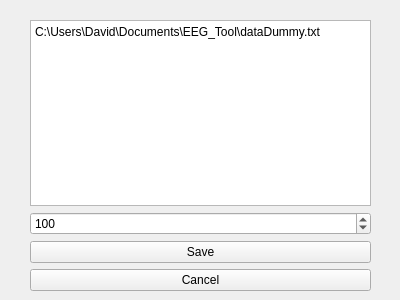
<?xml version="1.0" encoding="UTF-8"?>
<ui version="4.0">
 <class>Settings</class>
 <widget class="QWidget" name="Settings">
  <property name="geometry">
   <rect>
    <x>0</x>
    <y>0</y>
    <width>400</width>
    <height>300</height>
   </rect>
  </property>
  <property name="windowTitle">
   <string>Form</string>
  </property>
  <widget class="QWidget" name="verticalLayoutWidget">
   <property name="geometry">
    <rect>
     <x>30</x>
     <y>20</y>
     <width>341</width>
     <height>271</height>
    </rect>
   </property>
   <layout class="QVBoxLayout" name="verticalLayout">
    <item>
     <widget class="QPlainTextEdit" name="dataDirTextEdit">
      <property name="plainText">
       <string>C:\Users\David\Documents\EEG_Tool\dataDummy.txt</string>
      </property>
     </widget>
    </item>
    <item>
     <widget class="QSpinBox" name="samplingRateSpinBox">
      <property name="maximum">
       <number>1000</number>
      </property>
      <property name="value">
       <number>100</number>
      </property>
     </widget>
    </item>
    <item>
     <widget class="QPushButton" name="saveButton">
      <property name="text">
       <string>Save</string>
      </property>
     </widget>
    </item>
    <item>
     <widget class="QPushButton" name="cancelButton">
      <property name="text">
       <string>Cancel</string>
      </property>
     </widget>
    </item>
   </layout>
  </widget>
 </widget>
 <resources/>
 <connections/>
</ui>
